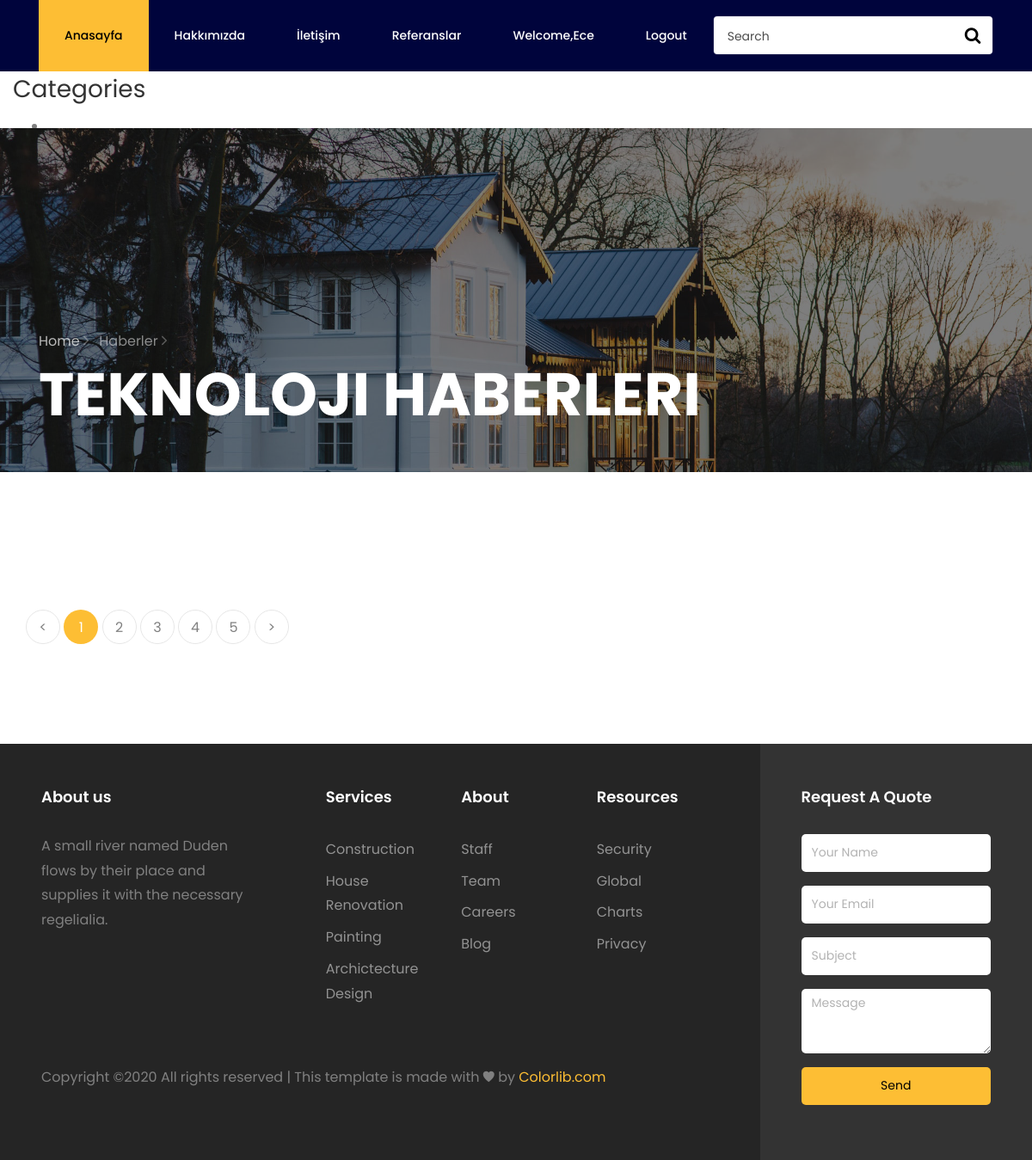
/category/9/ (signed in), run on an earlier commit of the app's database.
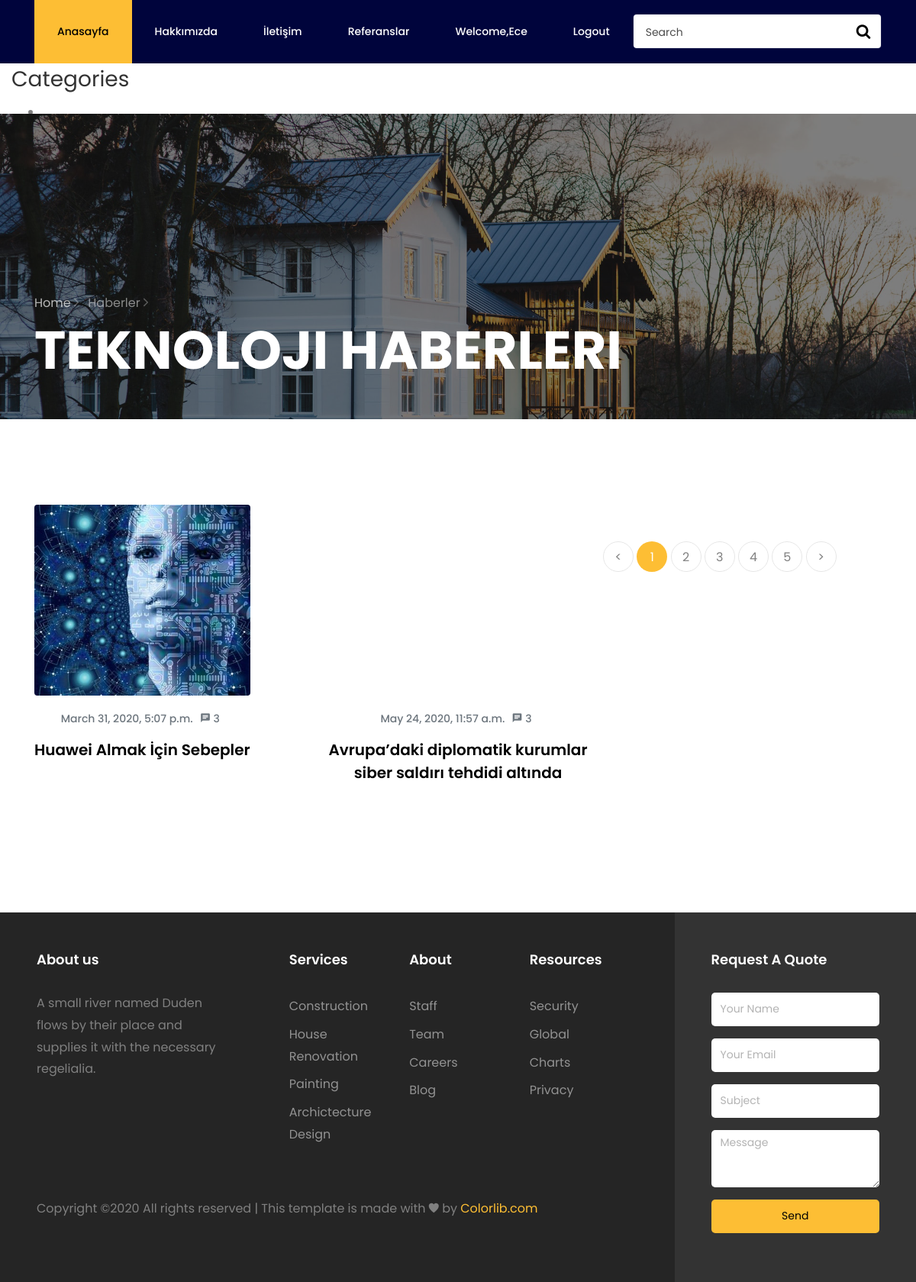
And on a later commit of the database.
### haber/models.py (models this page shows, shortened)
class Haber(models.Model):
    STATUS = (
        ('True', 'Evet'),
        ('False', 'Hayır'),
    )
    user = models.ForeignKey(User, on_delete=models.SET_NULL, null=True)
    category = models.ForeignKey(Category, on_delete=models.CASCADE)
    title = models.CharField(max_length=150)
    description = models.CharField(max_length=255)
    keywords = models.CharField(max_length=255)
    image = models.ImageField(blank=True, upload_to='images/')
    detail = RichTextUploadingField()
    slug = models.SlugField(unique=True, null=False, default=uuid.uuid1)
    status = models.CharField(max_length=10, choices=STATUS)
    create_at = models.DateTimeField(auto_now_add=True)
    update_at = models.DateTimeField(auto_now_add=True)
    def image_tag(self):
        return mark_safe('<img src ="{}" height="50" />'.format(self.image.url))
    image_tag.short_description = 'Image'
    def image_tag(self):
        return mark_safe('<img src="{}" height="50"/>'.format(self.image.url))
    image_tag.short_description = 'Image'

### home/views.py (the view)
# urls.py: path('category/<int:id>/', views.category_habers, name='category_habers'),
def category_habers(request, id):
    category = Category.objects.all()
    categorydata = Category.objects.get(pk=id)
    habers = Haber.objects.filter(category_id=id)
    context = {'habers': habers,
               'category': category,
               'categorydata': categorydata}
    return render(request, 'habers.html', context)

### home/templates/habers.html (shortened to what this page needs)
{% extends "homebase.html" %}
{% load static %}
{% block content %}
    <section class="hero-wrap hero-wrap-2" style="background-image: url({% static 'images/bg_3.jpg' %});" data-stellar-background-ratio="0.5">
        <div class="overlay"></div>
        <div class="container">
            <div class="row no-gutters slider-text align-items-end">
                <div class="col-md-9 ftco-animate pb-5">
                    <p class="breadcrumbs mb-2"><span class="mr-2"><a href="index.html">Home <i class="ion-ios-arrow-forward"></i></a></span> <span>Haberler <i class="ion-ios-arrow-forward"></i></span></p>
                    <h1 class="mb-0 bread">{{categorydata.title}} Haberleri</h1>
                </div>
            </div>
        </div>
    </section>
    <section class="ftco-section">
        <div class="container">
            <div class="row d-flex">
                {% for rs in habers %}
                    <div class="col-md-4 d-flex ftco-animate">
                        <div class="blog-entry align-self-stretch">
                            <a href="/haber/{{ rs.id }}" class="block-20 rounded" style="background-image: url({{ rs.image.url }});">
                            </a>
                            <div class="text mt-3 text-center">
                                <div class="meta mb-2">
                                    <div><a href="#">{{rs.create_at}}</a></div>
                                    <div><a href="#" class="meta-chat"><span class="icon-chat"></span> 3</a></div>
                                </div>
                                <h3 class="heading"><a href="#">{{ rs.title }}</a></h3>
                            </div>
                        </div>
                    </div>
                {% endfor %}
                <div class="row mt-5">
                    <div class="col text-center">
                        <div class="block-27">
                            <ul>
                                <li><a href="#">&lt;</a></li>
                                <li class="active"><span>1</span></li>
                                <li><a href="#">2</a></li>
                                <li><a href="#">3</a></li>
                                <li><a href="#">4</a></li>
                                <li><a href="#">5</a></li>
                                <li><a href="#">&gt;</a></li>
                            </ul>
                        </div>
                    </div>
                </div>
            </div>
        </div>
    </section>
{% endblock %}
{% block sidebar %}
    {% include "sidebar.html" %}
{% endblock %}

What changed in the data, as far as the page shows it:
now on this page (row edited): Haber: image (picture), create_at "March 31, 2020, 5:07 p.m.", title "Huawei Almak İçin Sebepler"
added Haber: create_at "May 24, 2020, 11:57 a.m.", title "Avrupa’daki diplomatik kurumlar siber saldırı tehdidi altında"
